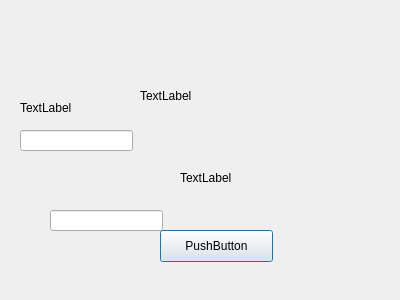
<?xml version="1.0" encoding="UTF-8"?>
<ui version="4.0">
 <class>userPurchaseFood</class>
 <widget class="QDialog" name="userPurchaseFood">
  <property name="geometry">
   <rect>
    <x>0</x>
    <y>0</y>
    <width>400</width>
    <height>300</height>
   </rect>
  </property>
  <property name="windowTitle">
   <string>Dialog</string>
  </property>
  <widget class="QLabel" name="Heading">
   <property name="geometry">
    <rect>
     <x>140</x>
     <y>60</y>
     <width>471</width>
     <height>71</height>
    </rect>
   </property>
   <property name="text">
    <string>TextLabel</string>
   </property>
  </widget>
  <widget class="QLabel" name="foodItemLabel">
   <property name="geometry">
    <rect>
     <x>20</x>
     <y>100</y>
     <width>59</width>
     <height>16</height>
    </rect>
   </property>
   <property name="text">
    <string>TextLabel</string>
   </property>
  </widget>
  <widget class="QLineEdit" name="foodItemEdit">
   <property name="geometry">
    <rect>
     <x>20</x>
     <y>130</y>
     <width>113</width>
     <height>21</height>
    </rect>
   </property>
  </widget>
  <widget class="QLineEdit" name="foodItemToPurchaseEdit">
   <property name="geometry">
    <rect>
     <x>50</x>
     <y>210</y>
     <width>113</width>
     <height>21</height>
    </rect>
   </property>
  </widget>
  <widget class="QLabel" name="foodItemToPurchaseLabel">
   <property name="geometry">
    <rect>
     <x>180</x>
     <y>170</y>
     <width>59</width>
     <height>16</height>
    </rect>
   </property>
   <property name="text">
    <string>TextLabel</string>
   </property>
  </widget>
  <widget class="QPushButton" name="searchFoodButton">
   <property name="geometry">
    <rect>
     <x>160</x>
     <y>230</y>
     <width>113</width>
     <height>32</height>
    </rect>
   </property>
   <property name="text">
    <string>PushButton</string>
   </property>
  </widget>
 </widget>
 <resources/>
 <connections/>
</ui>
